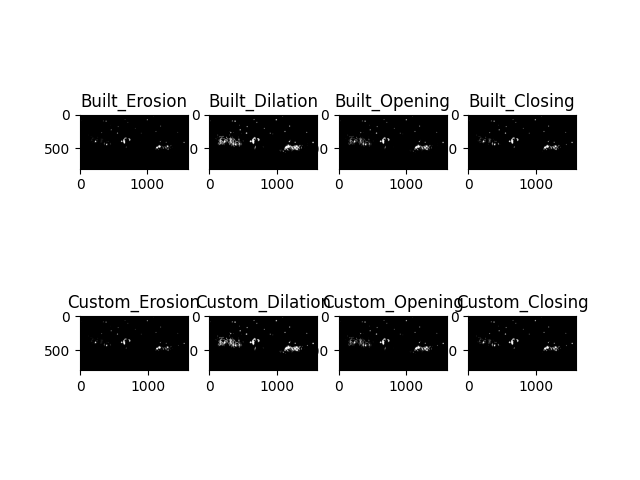

Python code for this plot:
import matplotlib.pyplot as plt
import cv2
import numpy as np


def erosion(img, kernal):
    r, c = img.shape
    x, y = kernal.shape
    out = np.zeros((r-x+1, c-y+1))
    for i in range(r-x+1):
        for j in range(c-y+1):
            sum = np.sum(np.multiply(img[i:i+x, j:j+y], kernal))
            if(sum == 2295):
                out[i][j] = 255
    return out


def dilation(img, kernal):
    r, c = img.shape
    x, y = kernal.shape
    out = np.zeros((r-x+1, c-y+1))
    for i in range(r-x+1):
        for j in range(c-y+1):
            sum = np.sum(np.multiply(img[i:i+x, j:j+y], kernal))
            if(sum >= 255):
                out[i][j] = 255
    return out


def main():
    img_path = "animation.jpg"
    rgb = plt.imread(img_path)
    gray = cv2.cvtColor(rgb, cv2.COLOR_RGB2GRAY)
    _, binary_img = cv2.threshold(gray, 127, 255, cv2.THRESH_BINARY)
    kernal = np.ones((3, 3), dtype=np.uint8)

    img1 = cv2.erode(binary_img, kernal)
    img2 = cv2.dilate(binary_img, kernal)
    op1 = cv2.erode(img2, kernal)
    co1 = cv2.dilate(img1, kernal)

    img3 = erosion(binary_img, kernal)
    img4 = dilation(binary_img, kernal)
    op2 = erosion(img4, kernal)
    col2 = dilation(img3, kernal)

    img_set = [img1, img2, op1, co1, img3, img4, op2, col2]
    img_title = ["Built_Erosion","Built_Dilation","Built_Opening","Built_Closing","Custom_Erosion","Custom_Dilation","Custom_Opening","Custom_Closing"]

    for i in range(len(img_set)):
        plt.subplot(2, 4, i+1)
        plt.title(img_title[i])
        plt.imshow(img_set[i], 'gray')
    plt.savefig("Morphology")
    plt.tight_layout()
    plt.show()


if __name__ == '__main__':
    main()